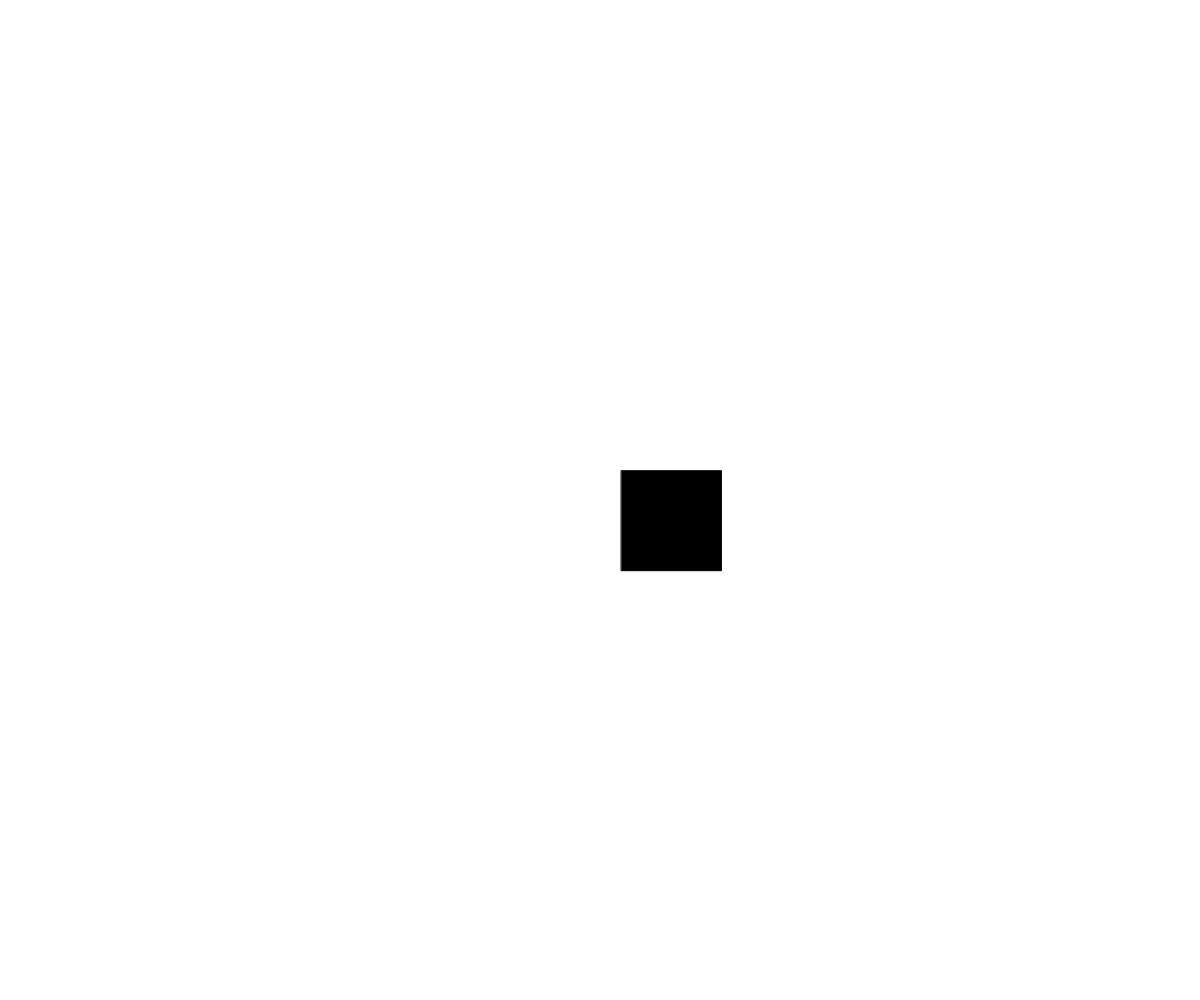
Frame 1 (no input)
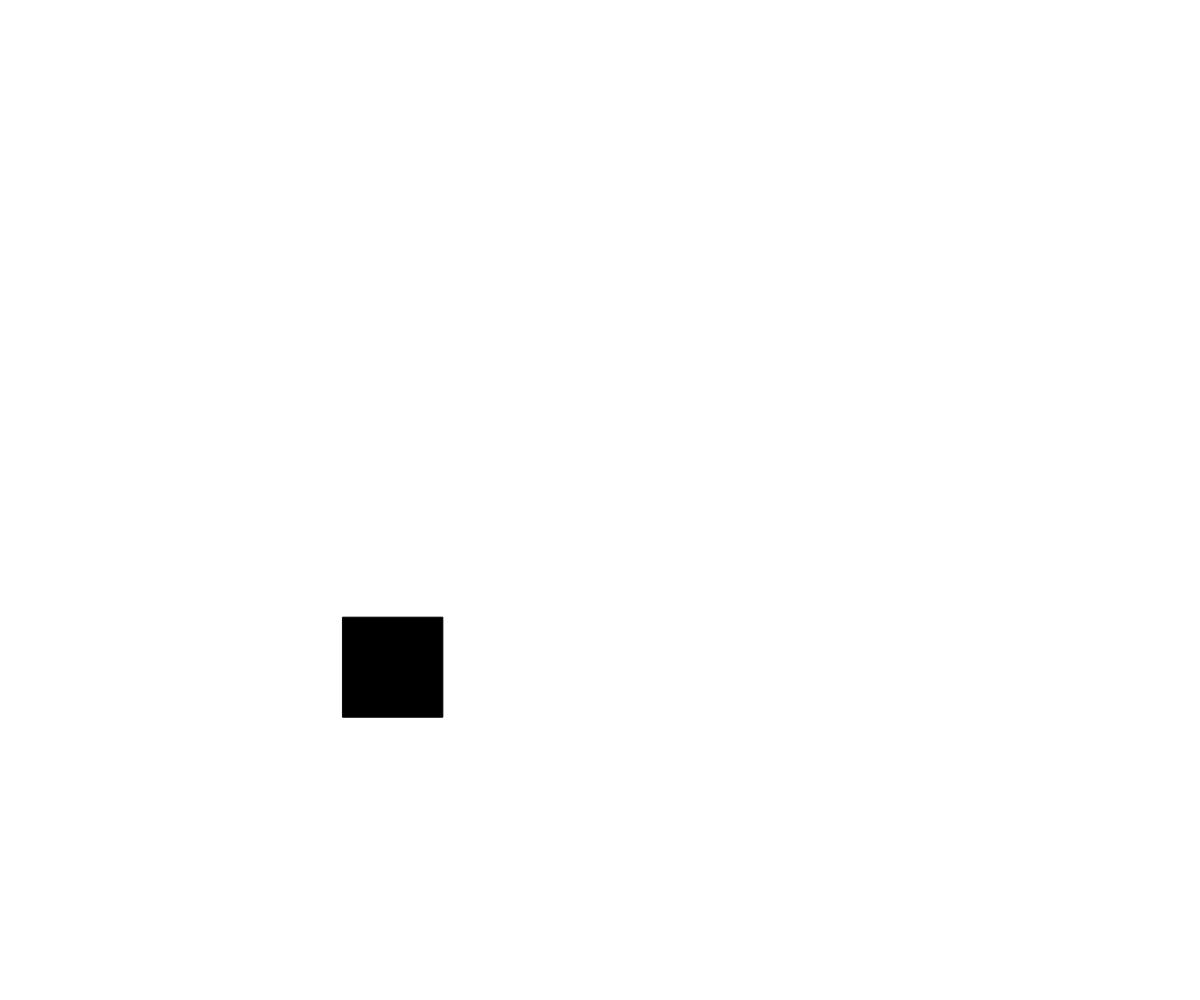
Frame 60 (no input)
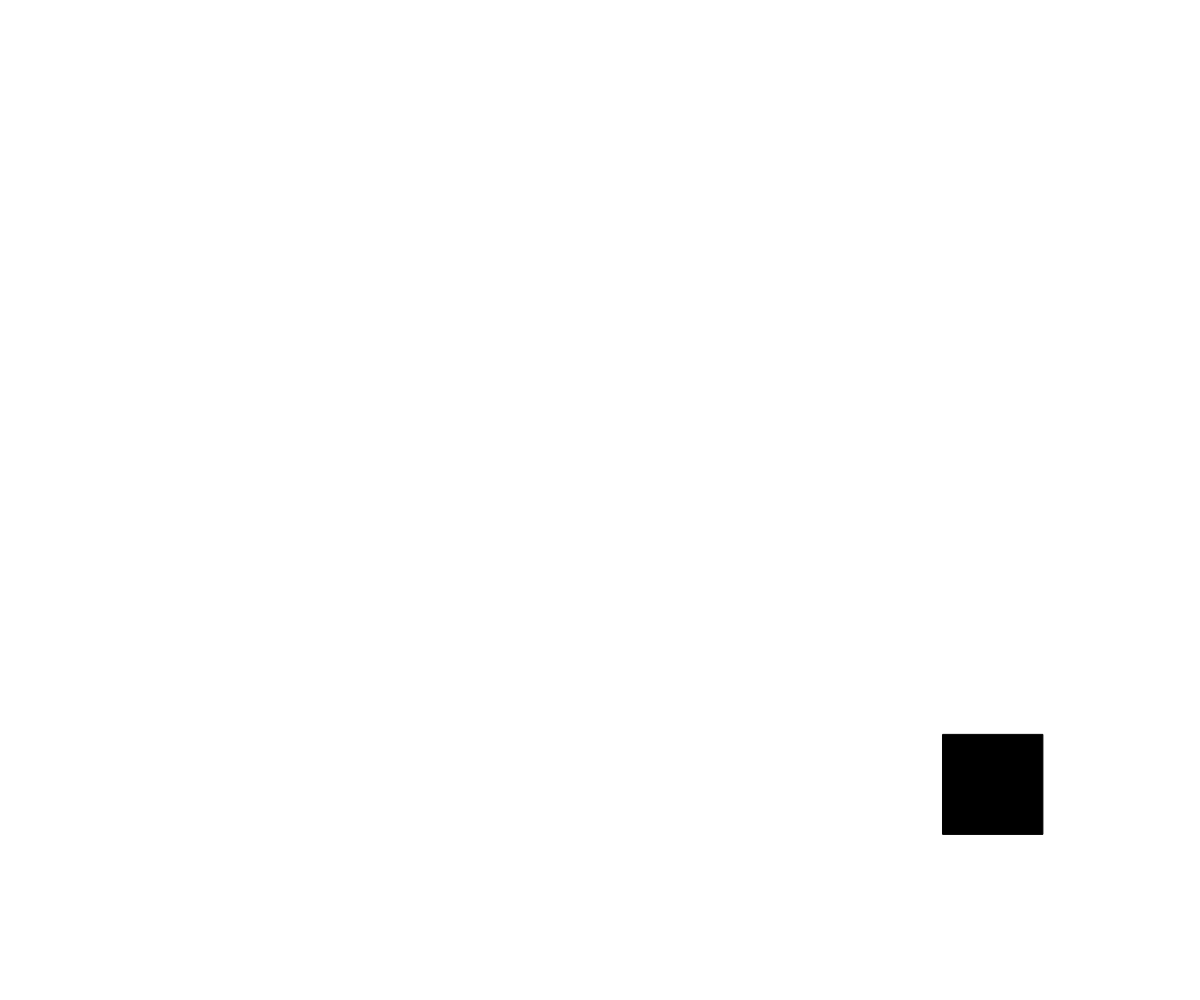
Frame 120 (the mouse pressed at the canvas centre since frame 60)

The p5.js sketch that drew these frames (run headless with seeded random() and noise() and a simulated clock; from frame 60 on, the mouse is pressed at the canvas centre):

// p5.js sketch
// ── sketch.js
// Project Title
// dipika
// sept 9
let mode= "rectangle";
let x;
let y;
let dx; // dx = change in x
let dy;
let radius = 100;
let rectsize = 100;

function setup() {
  createCanvas(windowWidth, windowHeight);

  x = width/2;
  y = height/2;
  dx = random (-50, 50);
  dy = random (-50, 50);

}


function draw() {
  background(255);
  //move 
  moveshape();

  if (mode === "circle"){
    if (x > width - radius/2 || x < radius/2){
      dx *= -1
    }
    //move verticllly
    if (y > height- radius/2 || y < radius/2){
      dy *= -1
    }
  
    fill(0);
    circle ( x, y, radius )
  }
  function windowResized(){
    setup();
  }
  if (mode === "rectangle"){
    if (x > width - rectsize || x < 0){
      dx *= -1
    }
    //move verticllly
    if (y > height- rectsize || y < 0){
      dy *= -1
    }
  
    fill (0);
    rect (x, y, rectsize, rectsize )

  }

}
function moveshape() {
  x += dx;
  y += dy;
  
}
  
  
